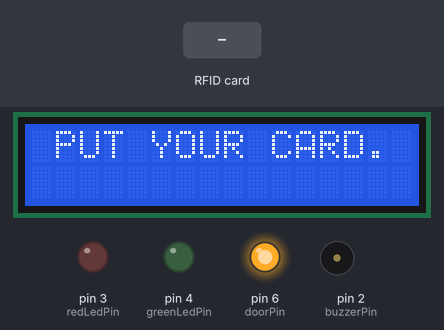
The sketch below on a simulated Arduino Uno, built with avr-gcc and run on an emulated ATmega328P. Parts: 16×2 character LCD, output pins drawn as LEDs (lit = HIGH), buzzer (waves = sounding). The inputs (shaded band) are chosen by the test bench. Pins used as bus, display or sensor lines are not drawn; what the sketch prints to the serial monitor is not drawn.

Above: at 6.3 s.
6.4 s: RFID card 74 F0 BA 71 4F held to the reader
At 7.7 s:
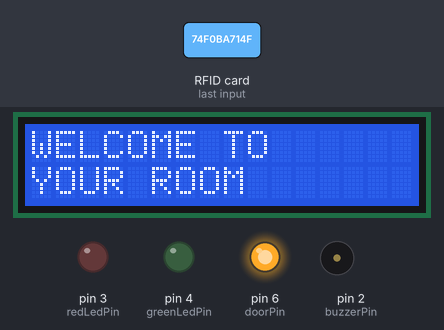
At 17.4 s:
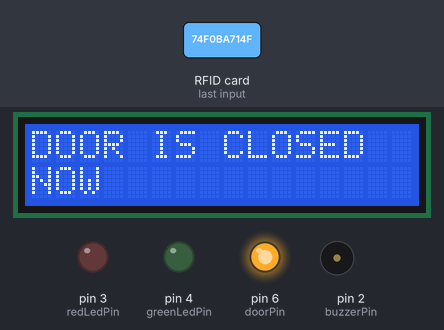
Timing chart, 0 to 18.9 s (numbered marks = the images above; inputs shaded):
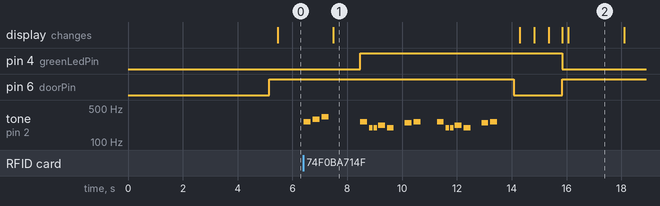

The sketch:

System_Access_Door_Lock.ino
```cpp
// ------------------------------------------------------------------------------------------------------------------------------------------------------------
// LIBRARY
// ------------------------------------------------------------------------------------------------------------------------------------------------------------

// ------- RFID Library ------- //
#include <SPI.h>
#include <MFRC522.h>

// ------- LCD Display (16x02) ------- //
#include <Wire.h>
#include <LiquidCrystal_I2C.h>
LiquidCrystal_I2C lcd(0x27, 16, 2);

// ------- Melody & Tone ------- //
#include "pitches.h" // https://gist.github.com/mikeputnam/2820675#file-pitches-h

// ------------------------------------------------------------------------------------------------------------------------------------------------------------
// GLOBAL VARIABLE
// ------------------------------------------------------------------------------------------------------------------------------------------------------------

// variables for GPIO of components
// To know which pin used (reference) : https://content.arduino.cc/assets/Pinout-NANO_latest.pdf
#define SS_PIN 10
#define RST_PIN 9
const int doorPin = 6; // relay pin
const int greenLedPin = 4;
const int redLedPin = 3;
const int buzzerPin = 2;

// variables for RFID
MFRC522 mfrc522(SS_PIN, RST_PIN);
String cardUIDs[] = {
    "74 F0 BA 71 4F", // 1st user RFID
    "D1 02 BF 50 3C", // 2nd user RFID
    "43 40 89 54 DE"  // 3rd user RFID
};
const int numberOfCards = sizeof(cardUIDs) / sizeof(cardUIDs[0]);

// variables for melodies and note durations for buzzer
int melody[] = {NOTE_C4, NOTE_G3, NOTE_G3, NOTE_A3, NOTE_G3, 0, NOTE_B3, NOTE_C4};
int noteDurations[] = {4, 8, 8, 4, 4, 4, 4, 4};
int welcomeMelody[] = {NOTE_C4, NOTE_D4, NOTE_E4};
int welcomeDurations[] = {4, 4, 4};

// ------------------------------------------------------------------------------------------------------------------------------------------------------------
// RFID FUNCTIONS
// ------------------------------------------------------------------------------------------------------------------------------------------------------------

void initializeRFID()
{
  SPI.begin();
  mfrc522.PCD_Init();
  Serial.println("RFID initialized.");
}

String getCardUID()
{
  String content = "";
  for (byte i = 0; i < mfrc522.uid.size; i++)
  {
    content.concat(String(mfrc522.uid.uidByte[i] < 0x10 ? " 0" : " "));
    content.concat(String(mfrc522.uid.uidByte[i], HEX));
  }
  content.toUpperCase();
  return content.substring(1); // remove the leading space
}

void checkRFID()
{
  // check the UID of the card
  String content = getCardUID();
  Serial.print("Card detected       : ");
  Serial.println(content);

  // handle next action based on whether the RFID card is registered or not inside cardUIDs array
  bool found = false;
  for (int i = 0; i < numberOfCards; i++)
  {
    if (content == cardUIDs[i])
    {
      found = true;
      Serial.print("Card are registered : ");
      Serial.println(content);
      break; // exit the loop once the card is found
    }
  }
  found ? grantAccess() : denyAccess();
}

// ------------------------------------------------------------------------------------------------------------------------------------------------------------
// LCD FUNCTIONS
// ------------------------------------------------------------------------------------------------------------------------------------------------------------

void initializeLcd()
{
  lcd.begin();
  lcd.backlight();
  lcd.setCursor(0, 0);
  // WRITE THE PROJECT TITLE BELOW
  lcd.print("                "); // 16 column
  lcd.setCursor(0, 1);
  lcd.print("                "); // 16 column
  delay(5000);
  lcd.clear();
}

void clearRow(int row)
{
  lcd.setCursor(0, row);
  lcd.print("                "); // 16 column
}

void printRow(int coloumn, int row, String messages)
{
  clearRow(row);
  lcd.setCursor(coloumn, row);
  lcd.print(messages);
}

// ------------------------------------------------------------------------------------------------------------------------------------------------------------
// UTIL FUNCTIONS
// ------------------------------------------------------------------------------------------------------------------------------------------------------------

void initializeOuputPin(int pin, int state)
{
  pinMode(pin, OUTPUT);
  digitalWrite(pin, state);
}

void playWelcomeMelody()
{
  Serial.println("Play welcome melody.");
  for (int i = 0; i < 3; i++)
  {
    int noteDuration = 1000 / welcomeDurations[i];
    tone(buzzerPin, welcomeMelody[i], noteDuration);
    delay(noteDuration * 1.30);
    noTone(buzzerPin);
  }
}

void playGrantAccessMelody()
{
  Serial.println("Play access granted melody.");
  for (int i = 0; i < 2; i++)
  {
    for (int thisNote = 0; thisNote < 12; thisNote++)
    {
      int noteDuration = 1000 / noteDurations[thisNote];
      tone(buzzerPin, melody[thisNote], noteDuration);
      delay(noteDuration * 1.30);
      noTone(buzzerPin);
    }
    delay(500);
  }
}

void openDoor()
{
  Serial.println("Opening the door.");
  digitalWrite(doorPin, LOW); // Unlock the door
  delay(200);
  lcd.clear();
  for (int i = 3; i > 0; i--)
  {
    lcd.print("DOOR WILL CLOSE");
    lcd.setCursor(0, 1);
    lcd.print("IN ");
    lcd.print(i);
    lcd.print(" SEC");
    delay(500);
    lcd.clear();
  }
  digitalWrite(doorPin, HIGH);    // Lock the door again
  digitalWrite(greenLedPin, LOW); // Turn off green LED
  delay(200);
  lcd.clear();
  lcd.print("DOOR IS CLOSED");
  lcd.setCursor(0, 1);
  lcd.print("NOW");
  delay(2000);
}

void grantAccess()
{
  Serial.println("WELCOME TO YOUR ROOM");
  printRow(0, 0, "WELCOME TO");
  printRow(0, 1, "YOUR ROOM");
  delay(1000);
  digitalWrite(greenLedPin, HIGH);
  playGrantAccessMelody();
  openDoor();
}

void denyAccess()
{
  Serial.println("UNKNOWN ACCESS");
  printRow(0, 0, "CARD NOT FOUND");
  printRow(0, 1, "TRY AGAIN");
  for (int i = 0; i < 7; i++)
  {
    digitalWrite(buzzerPin, HIGH);
    digitalWrite(redLedPin, HIGH); // Turn on red LED
    delay(500);
    digitalWrite(buzzerPin, LOW);
    digitalWrite(redLedPin, LOW); // Turn off red LED
    delay(500);
  }
  delay(1000);
}

void mainFunction()
{
  // Check if a new card is present
  if (!mfrc522.PICC_IsNewCardPresent() || !mfrc522.PICC_ReadCardSerial())
  {
    Serial.println(" PUT YOUR CARD. ");
    lcd.clear();
    lcd.setCursor(0, 0);
    lcd.print(" PUT YOUR CARD. ");
  }
  else
  {
    playWelcomeMelody();
    checkRFID();
    mfrc522.PICC_HaltA();
  }
}

// ------------------------------------------------------------------------------------------------------------------------------------------------------------
// SETUP FUNCTIONS
// ------------------------------------------------------------------------------------------------------------------------------------------------------------

void setup()
{
  Serial.begin(9600);

  // Initialize the I/O
  initializeRFID();
  initializeLcd();

  initializeOuputPin(redLedPin, LOW);
  initializeOuputPin(greenLedPin, LOW);
  initializeOuputPin(buzzerPin, LOW);
  initializeOuputPin(doorPin, HIGH);
}

// ------------------------------------------------------------------------------------------------------------------------------------------------------------
// LOOP FUNCTIONS
// ------------------------------------------------------------------------------------------------------------------------------------------------------------

void loop()
{
  mainFunction();
}

// ------------------------------------------------------------------------------------------------------------------------------------------------------------


//Code By Wan Muhammad Danial B Mohamad Fariq//
```

Measured:
- after the input at 6.4 s, pin 4 (greenLedPin): LOW → HIGH after 2.1 s, → LOW 7.4 s later; pin 6 (doorPin): HIGH → LOW after 7.7 s, → HIGH 1.8 s later
